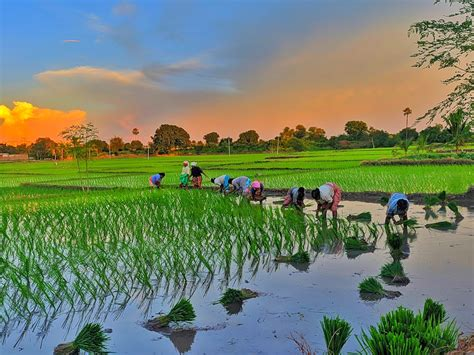
#> input picture image/paddy_image.jpeg, 474 x 355 px, found by its file name
$ python bit_sliceing.py
#> lines starting #> are read from the running program, lines starting #| are printed output that depends on the picture
import cv2 as cv
import numpy as np
import os
import matplotlib.pyplot as plt
imgpath1 = os.path.join(os.getcwd(), 'image/paddy_image.jpeg')
img = cv.imread(imgpath1, 1)
#> img is the input picture: shape (355, 474, 3); mean B, G, R 105, 129.3, 114.9
bit_planes = []
for i in range(8):
    plane = (img >> i) & 1
    bit_planes.append(plane * 255)  # scale 0/1 to 0/255 for display
#> this loop made 8 passes
#> pass 1, `plane = (img >> i) & 1`:
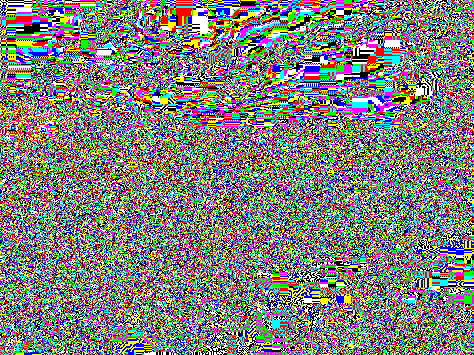
#> plane: shape (355, 474, 3); mean B, G, R 0.491, 0.501, 0.503; drawn with 1 as white
#> pass 2, `plane = (img >> i) & 1`:
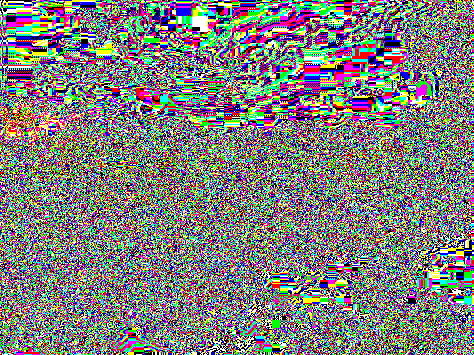
#> plane: shape (355, 474, 3); mean B, G, R 0.489, 0.496, 0.5; drawn with 1 as white
#> pass 3, `plane = (img >> i) & 1`:
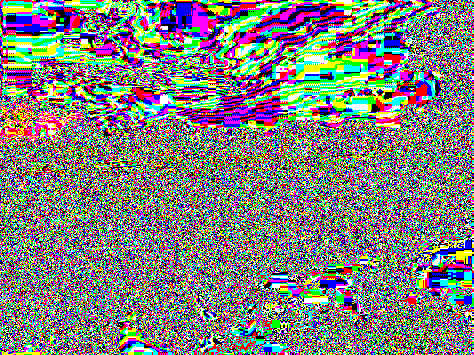
#> plane: shape (355, 474, 3); mean B, G, R 0.492, 0.503, 0.5; drawn with 1 as white
#> after the loop, bit_planes = 8 items

# Display
plt.figure(figsize=(10,10))
cnt=0
for i, plane in enumerate(bit_planes):
    cnt+=1
    plt.subplot(3,3,cnt)
    plt.imshow(plane)
#> after the loop, cnt = 8

plt.show()
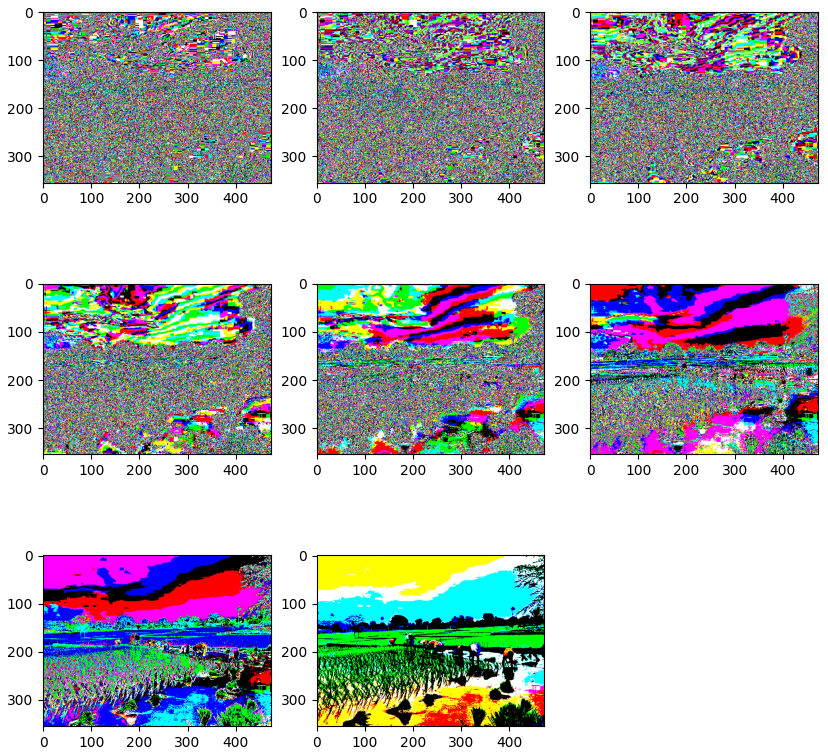
#> figure drawn by matplotlib, 8 panels

$ run again, with image/einstein.jpeg copied over image/paddy_image.jpeg
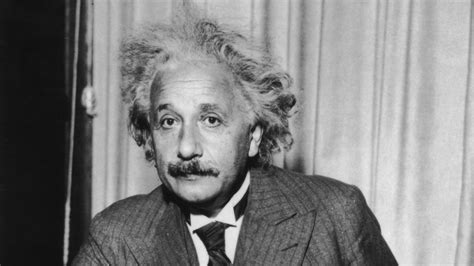
#> input picture image/einstein.jpeg, 474 x 266 px, found by its file name
#> img is the input picture: shape (266, 474, 3); min 7, max 240, mean 129.5
#> the loop `for i in range(8):` made 8 passes
#> pass 1, `plane = (img >> i) & 1`:
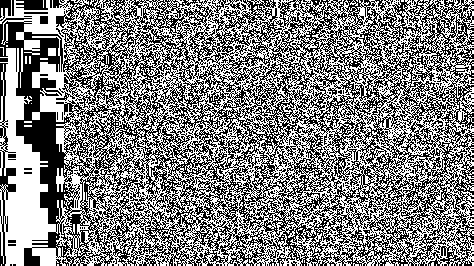
#> plane: shape (266, 474, 3); values 0 (black) and 1 (white), 50.8% white; black in thin lines or dots
#> pass 3, `plane = (img >> i) & 1`:
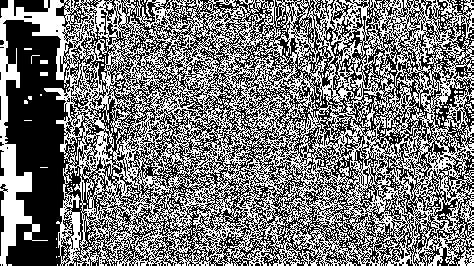
#> plane: shape (266, 474, 3); values 0 (black) and 1 (white), 47.5% white in thin lines or dots
#> after the loop `for i in range(8):`: bit_planes = 8 items
#> the loop `for i, plane in enumerate(bit_planes):` made 8 passes
#> after the loop `for i, plane in enumerate(bit_planes):`: cnt = 8

$ run again, with image/flower.jpeg copied over image/paddy_image.jpeg
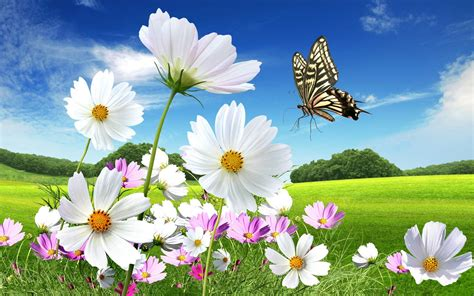
#> input picture image/flower.jpeg, 474 x 296 px, found by its file name
#> img is the input picture: shape (296, 474, 3); mean B, G, R 159.4, 164, 136.7
#> the loop `for i in range(8):` made 8 passes
#> pass 1, `plane = (img >> i) & 1`:
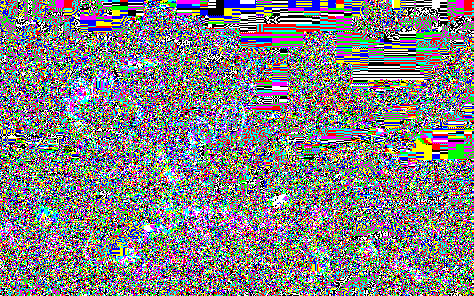
#> plane: shape (296, 474, 3); mean B, G, R 0.516, 0.508, 0.509; drawn with 1 as white
#> pass 3, `plane = (img >> i) & 1`:
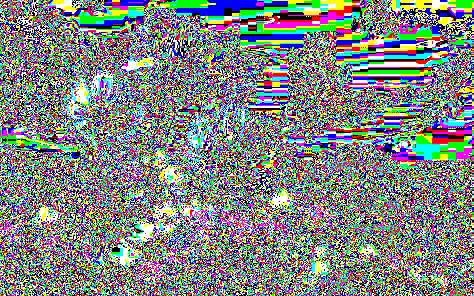
#> plane: shape (296, 474, 3); mean B, G, R 0.514, 0.523, 0.505; drawn with 1 as white
#> after the loop `for i in range(8):`: bit_planes = 8 items
#> the loop `for i, plane in enumerate(bit_planes):` made 8 passes
#> after the loop `for i, plane in enumerate(bit_planes):`: cnt = 8
